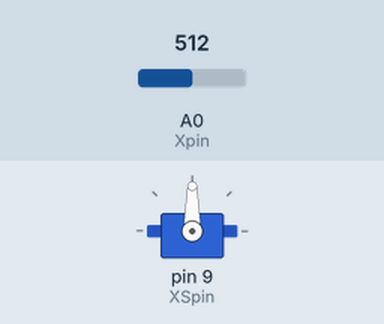
A sketch run on a simulated Arduino Uno, built with avr-gcc and run on an emulated ATmega328P. Parts: servo. The inputs (shaded band) are chosen by the test bench; at power-on: A0 (Xpin) = 512.

Above: at 1.2 s.
1.3 s: A0 (Xpin) set to 716
At 1.9 s:
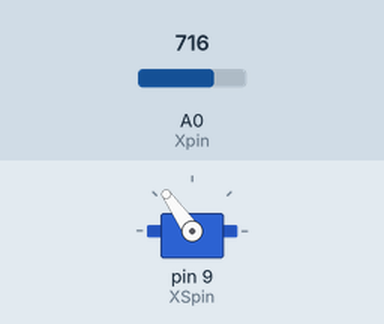
2.8 s: A0 (Xpin) set to 900
At 3.2 s:
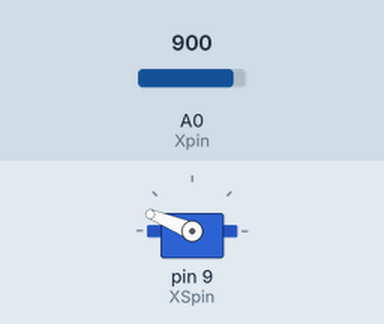
4.3 s: A0 (Xpin) set to 1023
At 5.5 s:
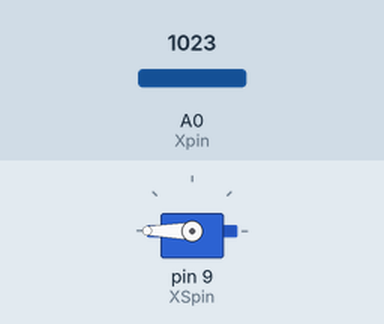
5.8 s: A0 (Xpin) set to 306
At 6.9 s:
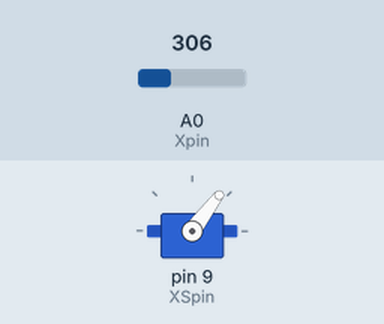
7.3 s: A0 (Xpin) set to 122
At 8.1 s:
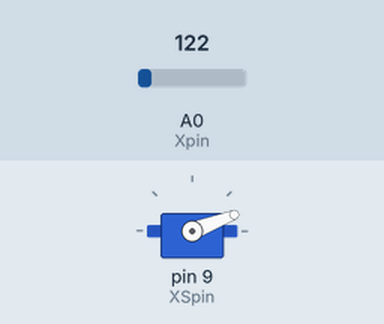
Timing chart, 0 to 9.8 s (numbered marks = the images above; inputs shaded):
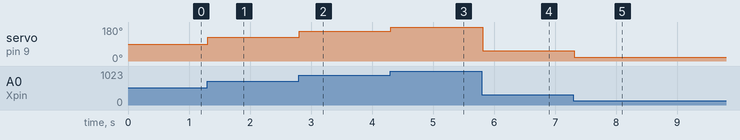

Measured:
- after the input at 1.3 s, servo on pin 9 (XSpin): 90° → 125° at once
- after the input at 2.8 s, servo on pin 9 (XSpin): 125° → 158° at once
- after the input at 4.3 s, servo on pin 9 (XSpin): 158° → 180° at once
- after the input at 5.8 s, servo on pin 9 (XSpin): 180° → 53° at once
- after the input at 7.3 s, servo on pin 9 (XSpin): 53° → 21° at once

The sketch:

JoystickOneServo.ino
```cpp
#include <Servo.h>

Servo Xservo;

int Xpin = A0;   //Joystick in x direction
int XSpin = 9;  //Servo pin
int Xval;
int dt = 100; //Delay
int WVx; //Calculated conversion from joystick to servo;

//The range of the joystick in the x and y is 0 to 1023;
// Default joystick values are Xval = 511 and Yval = 534
//The servo goes from 0 to 180

void setup() {
  Serial.begin(9600);
  pinMode(Xpin, INPUT);
  pinMode(XSpin, OUTPUT);

  Xservo.attach(XSpin);

}

void loop() {
  Xval = analogRead(Xpin);
  WVx = (180./1023.)*Xval;  //Proportion conversion

  Xservo.write(WVx);

  delay(dt);

}
```
